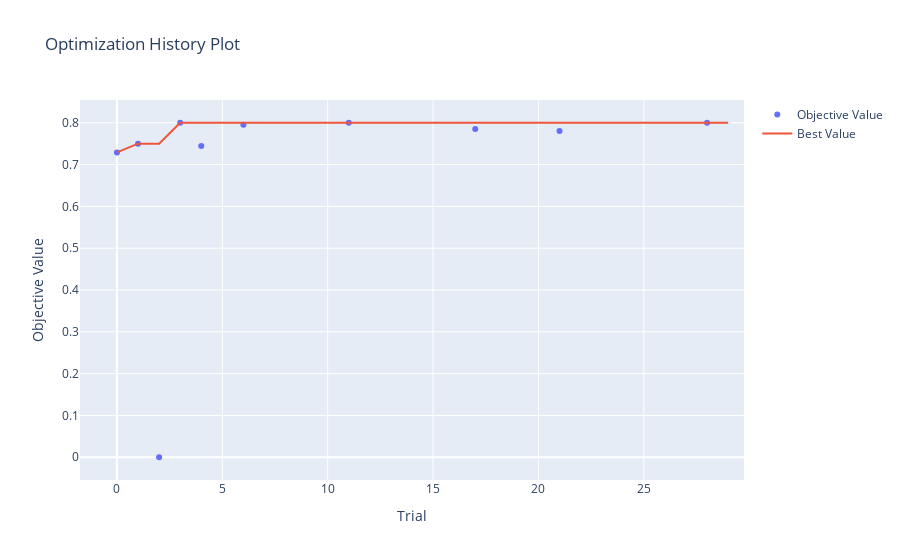

Notebook source saved alongside this figure:
### Code cell
optuna.visualization.plot_optimization_history(study)

### Figure 1 — Plotly figure (JSON) as saved in the notebook; plotly's stock layout.template omitted (floating-point values rounded to 4 significant figures)
{"data": [{"mode": "markers", "name": "Objective Value", "type": "scatter", "x": [0, 1, 2, 3, 4, 6, 11, 17, 21, 28], "y": [0.729, 0.75, 0, 0.8, 0.7447, 0.7952, 0.8, 0.7848, 0.7805, 0.8]}, {"mode": "lines", "name": "Best Value", "type": "scatter", "x": [0, 1, 2, 3, 4, 5, 6, 7, 8, 9, 10, 11, 12, 13, 14, 15, 16, 17, 18, 19, 20, 21, 22, 23, 24, 25, 26, 27, 28, 29], "y": [0.729, 0.75, 0.75, 0.8, 0.8, 0.8, 0.8, 0.8, 0.8, 0.8, 0.8, 0.8, 0.8, 0.8, 0.8, 0.8, 0.8, 0.8, 0.8, 0.8, 0.8, 0.8, 0.8, 0.8, 0.8, 0.8, 0.8, 0.8, 0.8, 0.8]}, {"marker": {"color": "#cccccc"}, "mode": "markers", "name": "Infeasible Trial", "showlegend": false, "type": "scatter", "x": [], "y": []}], "layout": {"title": {"text": "Optimization History Plot"}, "xaxis": {"title": {"text": "Trial"}}, "yaxis": {"title": {"text": "Objective Value"}}}}
